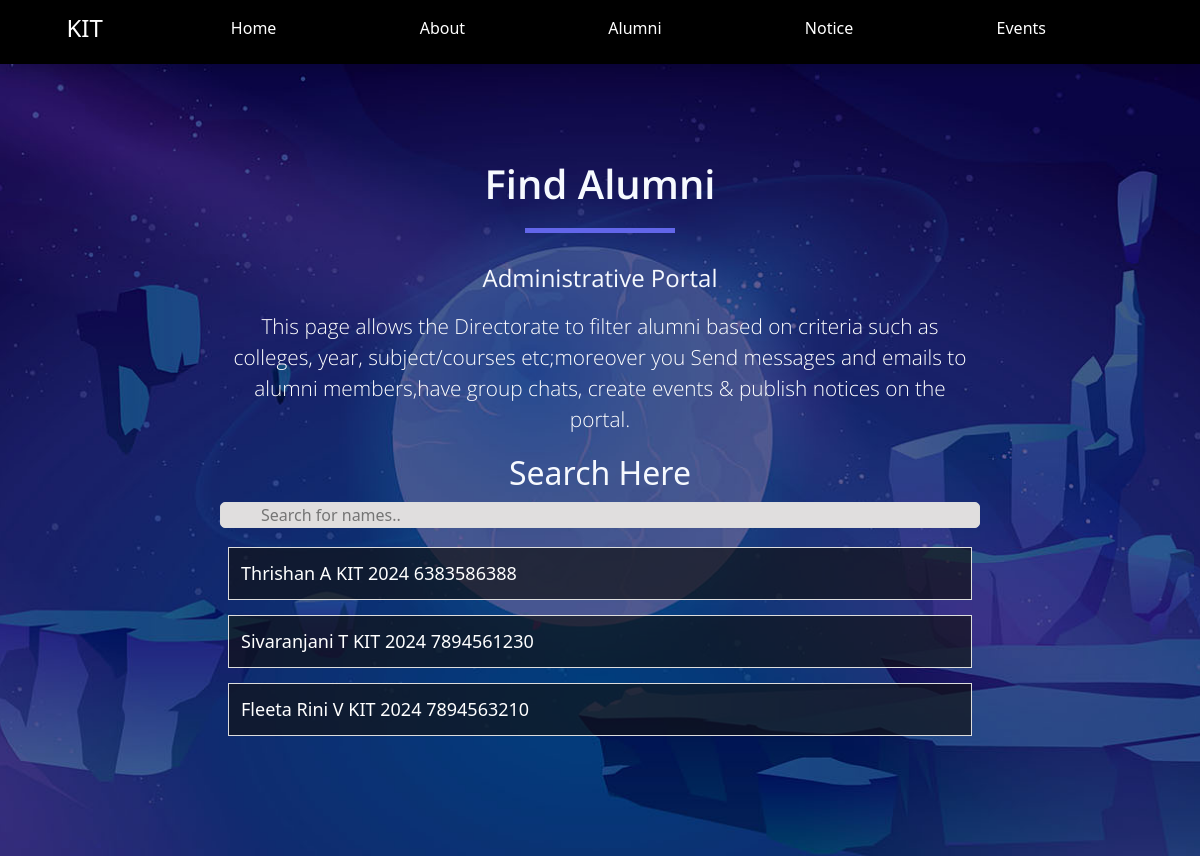
Screenshot of /alumni/ (signed in) with the database file from the repository.
### Student/models.py (models this page shows, shortened)
class Profile(models.Model):
    about_me=models.CharField(max_length=200)
    currently_working=models.CharField(max_length=200)
    previously_working=models.CharField(max_length=200)
    first_name=models.CharField(max_length=200)
    last_name=models.CharField(max_length=200)
    college=models.CharField(max_length=200)
    degree=models.CharField(max_length=200)
    branch=models.CharField(max_length=200)
    email=models.EmailField(max_length=50)
    graduation_year=models.IntegerField()
    number=models.IntegerField()

### Directorate/views.py (the view)
# urls.py: path("alumni/",views.alumni,name="Alumni"),
def alumni(request):
      alumni=Profile.objects.all()
      return render(request,"alumni.html",{"alumni":alumni})

### Directorate/templates/alumni.html (shortened to what this page needs)
{% load static %}
{% if user.is_authenticated %}
<!DOCTYPE html>
<html lang="en">
<head>
    <link href="{% static 'assets/css/bootstrap.min.css'%}" rel="stylesheet">
    <link href="{% static 'assets/css/boxicon.min.css'%}" rel="stylesheet">
    <link rel="stylesheet" href="{% static 'assets/css/templatemo.css'%}">
    <link rel="stylesheet" href="{% static 'assets/css/custom.css'%}">
</head>
<body>
 <nav id="main_nav" class="navbar navbar-expand-lg navbar-light bg-white shadow">
    <div class="container d-flex justify-content-between align-items-center">
        <a class="navbar-brand h1" href="index.html">
            <i class='bx bx-buildings bx-sm text-dark'></i>
            <span class="text-dark h4">KIT</span>
        </a>
        <div class="align-self-center collapse navbar-collapse flex-fill  d-lg-flex justify-content-lg-between" id="navbar-toggler-success">
            <div class="flex-fill mx-xl-5 mb-2">
                <ul class="nav navbar-nav d-flex justify-content-between mx-xl-5 text-center text-dark">
                    <li class="nav-item">
                        <a class="nav-link btn-outline-primary rounded-pill px-3" href="{% url 'Home' %}">Home</a>
                    </li>
                    <li class="nav-item">
                        <a class="nav-link btn-outline-primary rounded-pill px-3" href="{% url 'About' %}">About</a>
                    </li>
                    <li class="nav-item">
                        <a class="nav-link btn-outline-primary rounded-pill px-3" href="{% url 'Alumni' %}">Alumni</a>
                    </li>
                    <li class="nav-item">
                        <a class="nav-link btn-outline-primary rounded-pill px-3" href="{% url 'Announcement' %}">Notice</a>
                    </li>
                    <li class="nav-item">
                        <a class="nav-link btn-outline-primary rounded-pill px-3" href="{% url 'Event' %}">Events</a>
                    </li>
                </ul>
            </div>
        </div>
    </div>
</nav>
    <div id="work_banner" class="banner-wrapper bg-light w-100 py-5">
        <div class="banner-vertical-center-work container text-light d-flex justify-content-center align-items-center py-5 p-0">
            <div class="banner-content col-lg-8 col-12 m-lg-auto text-center">
                <h1 class="banner-heading h2 display-3 pb-5 semi-bold-600 typo-space-line-center">Find Alumni</h1>
                <h3 class="h4 pb-2 regular-400">Administrative Portal</h3>
                <p class="banner-body pb-2 light-300">
                    This page allows the Directorate to filter alumni based on criteria such as colleges, year, subject/courses etc;moreover you Send messages and emails to alumni members,have group chats, create events & publish notices on the portal.
                </p>
                <h2>Search Here</h2>
        <input type="text" id="myInput" class="searchbar" onkeyup="myFunction()" placeholder="Search for names..">
       <div class="table">
        <ul id="myUL">
          {% for a in alumni %}
          <div class="listitem"> <li><a href="mailto:{{a.email}}">{{a.first_name}} {{a.last_name}} {{a.college}} {{a.graduation_year}} {{a.number}} </a></li> </div>
          {% endfor %}
          </ul>
            </div>
        </div>
    </div>
</body>
</html>
{% endif %}

### Directorate/static/assets/css/templatemo.css (style rules this page uses)
html { font-family: "Open Sans", sans-serif; }
p, a { font-weight: 400; }
.h2 { font-size: 40px; }
.light-300 { font-family: "Open Sans", sans-serif !important; font-weight: 300; }
.regular-400 { font-family: "Open Sans", sans-serif !important; font-weight: 400; }
.semi-bold-600 { font-family: "Open Sans", sans-serif !important; font-weight: 600; }
.typo-space-line::after, .typo-space-line-center::after { content: ""; width: 150px; display: block; position: absolute; border-bottom: 5px solid #6266ea; padding-top: 0.5em; }
.typo-space-line-center::after { left: 50%; margin-left: -75px; }
#work_banner { background-image: url("./../img/banner-bg-02.jpg"); background-position: center center; background-size: cover; height: 100%; width: 100%; }
.searchbar { width: 30rem; padding: 20px; margin-bottom: 20px; }
#myInput { background-image: url('/css/searchicon.png'); background-position: 10px 12px; background-repeat: no-repeat; width: 100%; font-size: 16px; padding: 12px 20px 12px 40px; border: 1px solid #ddd; margin-bottom: 12px; }
#myUL { list-style-type: none; padding: 0; margin: 0; }
#myUL li a { border: 1px solid #ddd; margin-top: -1px; background-color: #f6f6f6; padding: 12px; text-decoration: none; font-size: 18px; color: white; display: flex; flex-direction: row; background-color: #121212a9; }
.listitem li a { display: flex; flex-direction: column; background-color: darkgreen; }
p,.radio { color: #fff; font-size: 1.3em; justify-content:center; margin: 10px; font-weight: bold; cursor: pointer; transition: .5s ease-in-out; }
input,select { width: 40%; height: 20px; background: #e0dede; cursor: pointer; display: flex; margin: 10px auto; padding: 10px; border: none; outline: none; border-radius: 5px; }

### rows the page displays
Profile: first_name "Thrishan", last_name "A", college "KIT", graduation_year "2024", number "6383586388"
Profile: first_name "Sivaranjani", last_name "T", college "KIT", graduation_year "2024", number "7894561230"
Profile: first_name "Fleeta Rini", last_name "V", college "KIT", graduation_year "2024", number "7894563210"
